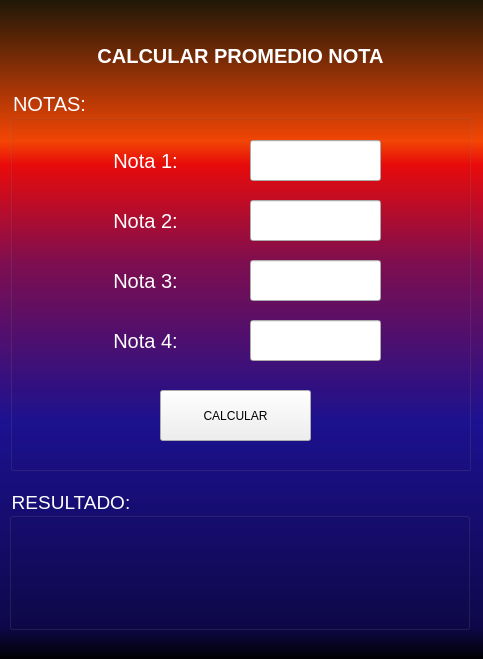
<?xml version="1.0" encoding="UTF-8"?>
<ui version="4.0">
 <class>MainWindow</class>
 <widget class="QMainWindow" name="MainWindow">
  <property name="geometry">
   <rect>
    <x>0</x>
    <y>0</y>
    <width>483</width>
    <height>659</height>
   </rect>
  </property>
  <property name="windowTitle">
   <string>MainWindow</string>
  </property>
  <property name="styleSheet">
   <string notr="true">QWidget#centralwidget{
background-color: qlineargradient(spread:pad, x1:0, y1:1, x2:0, y2:0, stop:0 rgba(0, 0, 0, 255), stop:0.05 rgba(14, 8, 73, 255), stop:0.36 rgba(28, 17, 145, 255), stop:0.6 rgba(126, 14, 81, 255), stop:0.75 rgba(234, 11, 11, 255), stop:0.78607 rgba(244, 70, 5, 255), stop:1 rgba(31, 24, 7, 255));
}</string>
  </property>
  <widget class="QWidget" name="centralwidget">
   <widget class="QLabel" name="label">
    <property name="geometry">
     <rect>
      <x>10</x>
      <y>20</y>
      <width>461</width>
      <height>71</height>
     </rect>
    </property>
    <property name="font">
     <font>
      <pointsize>15</pointsize>
      <weight>75</weight>
      <bold>true</bold>
     </font>
    </property>
    <property name="styleSheet">
     <string notr="true">color:white</string>
    </property>
    <property name="text">
     <string>CALCULAR PROMEDIO NOTA</string>
    </property>
    <property name="alignment">
     <set>Qt::AlignCenter</set>
    </property>
   </widget>
   <widget class="QGroupBox" name="groupBox">
    <property name="geometry">
     <rect>
      <x>10</x>
      <y>90</y>
      <width>461</width>
      <height>381</height>
     </rect>
    </property>
    <property name="font">
     <font>
      <pointsize>15</pointsize>
     </font>
    </property>
    <property name="styleSheet">
     <string notr="true">color: white</string>
    </property>
    <property name="title">
     <string>NOTAS:</string>
    </property>
    <widget class="QLabel" name="label_2">
     <property name="geometry">
      <rect>
       <x>60</x>
       <y>50</y>
       <width>151</width>
       <height>41</height>
      </rect>
     </property>
     <property name="font">
      <font>
       <pointsize>15</pointsize>
      </font>
     </property>
     <property name="text">
      <string>Nota 1:</string>
     </property>
     <property name="alignment">
      <set>Qt::AlignCenter</set>
     </property>
    </widget>
    <widget class="QLabel" name="label_3">
     <property name="geometry">
      <rect>
       <x>60</x>
       <y>110</y>
       <width>151</width>
       <height>41</height>
      </rect>
     </property>
     <property name="font">
      <font>
       <pointsize>15</pointsize>
      </font>
     </property>
     <property name="text">
      <string>Nota 2:</string>
     </property>
     <property name="alignment">
      <set>Qt::AlignCenter</set>
     </property>
    </widget>
    <widget class="QLabel" name="label_4">
     <property name="geometry">
      <rect>
       <x>60</x>
       <y>170</y>
       <width>151</width>
       <height>41</height>
      </rect>
     </property>
     <property name="font">
      <font>
       <pointsize>15</pointsize>
      </font>
     </property>
     <property name="text">
      <string>Nota 3:</string>
     </property>
     <property name="alignment">
      <set>Qt::AlignCenter</set>
     </property>
    </widget>
    <widget class="QLabel" name="label_5">
     <property name="geometry">
      <rect>
       <x>60</x>
       <y>230</y>
       <width>151</width>
       <height>41</height>
      </rect>
     </property>
     <property name="font">
      <font>
       <pointsize>15</pointsize>
      </font>
     </property>
     <property name="text">
      <string>Nota 4:</string>
     </property>
     <property name="alignment">
      <set>Qt::AlignCenter</set>
     </property>
    </widget>
    <widget class="QLineEdit" name="n1">
     <property name="geometry">
      <rect>
       <x>240</x>
       <y>50</y>
       <width>131</width>
       <height>41</height>
      </rect>
     </property>
     <property name="styleSheet">
      <string notr="true">color: black</string>
     </property>
    </widget>
    <widget class="QLineEdit" name="n2">
     <property name="geometry">
      <rect>
       <x>240</x>
       <y>110</y>
       <width>131</width>
       <height>41</height>
      </rect>
     </property>
     <property name="styleSheet">
      <string notr="true">color: black</string>
     </property>
    </widget>
    <widget class="QLineEdit" name="n3">
     <property name="geometry">
      <rect>
       <x>240</x>
       <y>170</y>
       <width>131</width>
       <height>41</height>
      </rect>
     </property>
     <property name="styleSheet">
      <string notr="true">color: black</string>
     </property>
    </widget>
    <widget class="QLineEdit" name="n4">
     <property name="geometry">
      <rect>
       <x>240</x>
       <y>230</y>
       <width>131</width>
       <height>41</height>
      </rect>
     </property>
     <property name="styleSheet">
      <string notr="true">color: black</string>
     </property>
    </widget>
    <widget class="QPushButton" name="calcular">
     <property name="geometry">
      <rect>
       <x>150</x>
       <y>300</y>
       <width>151</width>
       <height>51</height>
      </rect>
     </property>
     <property name="styleSheet">
      <string notr="true">color: black</string>
     </property>
     <property name="text">
      <string>CALCULAR</string>
     </property>
    </widget>
   </widget>
   <widget class="QGroupBox" name="groupBox_2">
    <property name="geometry">
     <rect>
      <x>9</x>
      <y>489</y>
      <width>461</width>
      <height>141</height>
     </rect>
    </property>
    <property name="font">
     <font>
      <pointsize>14</pointsize>
     </font>
    </property>
    <property name="styleSheet">
     <string notr="true">color: white;</string>
    </property>
    <property name="title">
     <string>RESULTADO:</string>
    </property>
    <widget class="QLabel" name="resultado">
     <property name="geometry">
      <rect>
       <x>14</x>
       <y>35</y>
       <width>431</width>
       <height>81</height>
      </rect>
     </property>
     <property name="font">
      <font>
       <pointsize>12</pointsize>
      </font>
     </property>
     <property name="text">
      <string/>
     </property>
     <property name="alignment">
      <set>Qt::AlignCenter</set>
     </property>
    </widget>
   </widget>
  </widget>
 </widget>
 <resources/>
 <connections/>
</ui>
